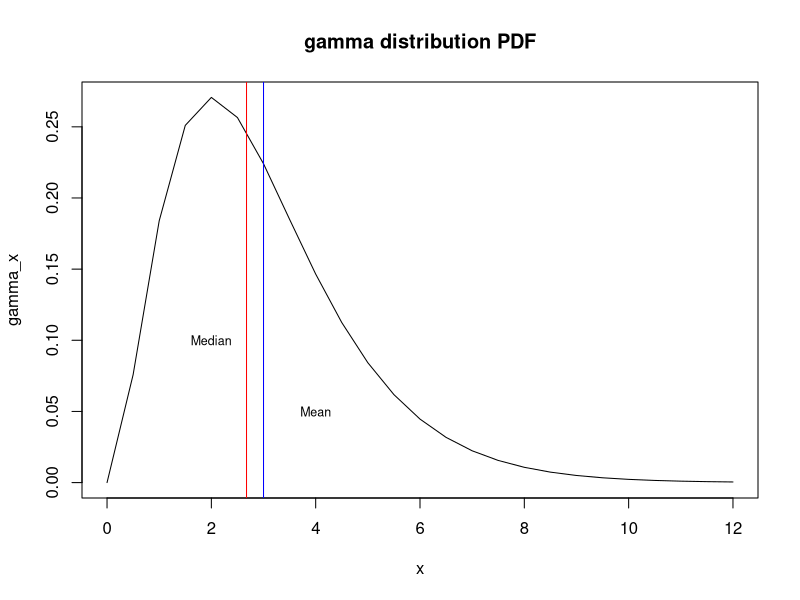
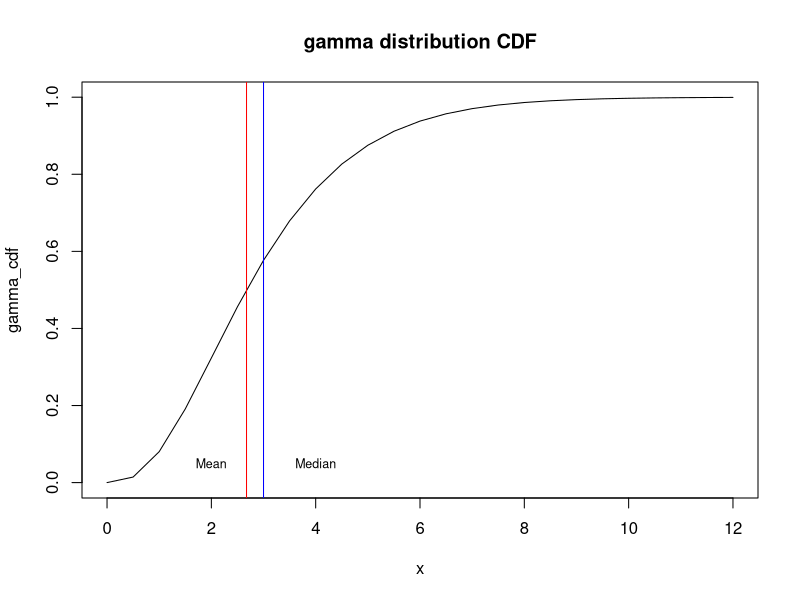
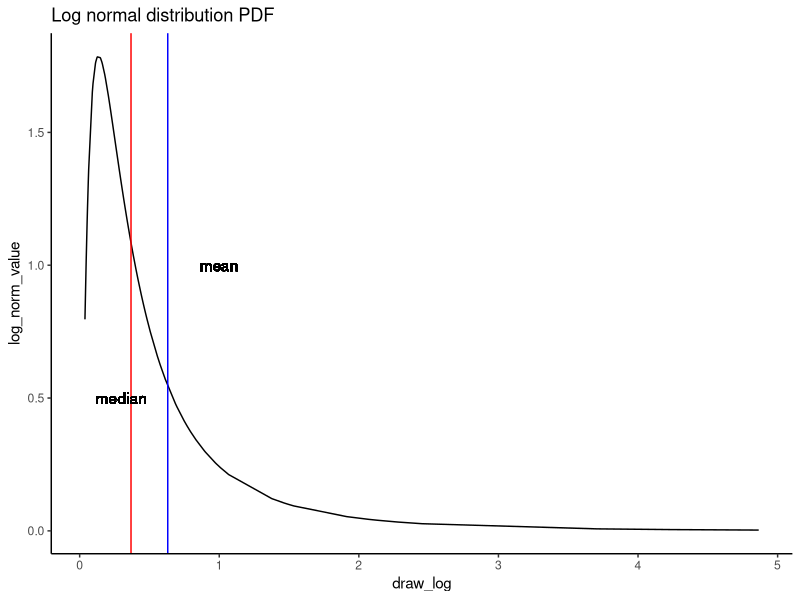
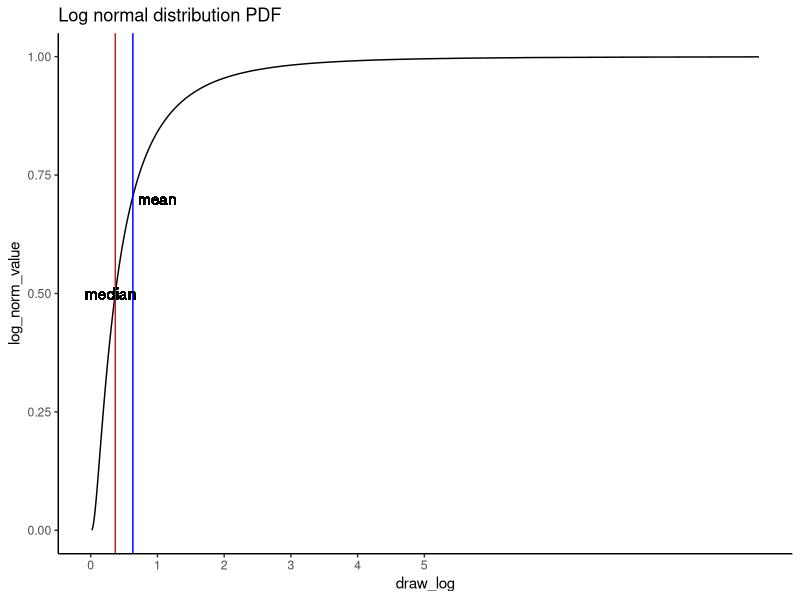
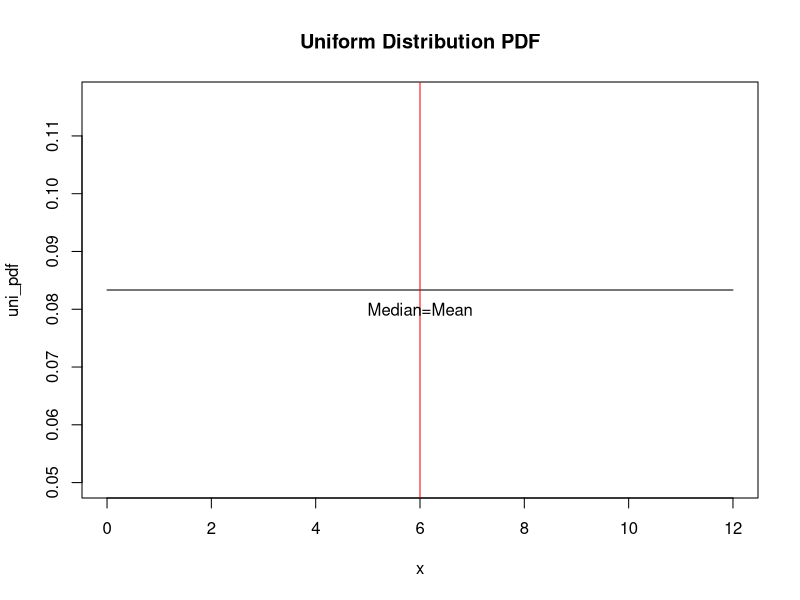
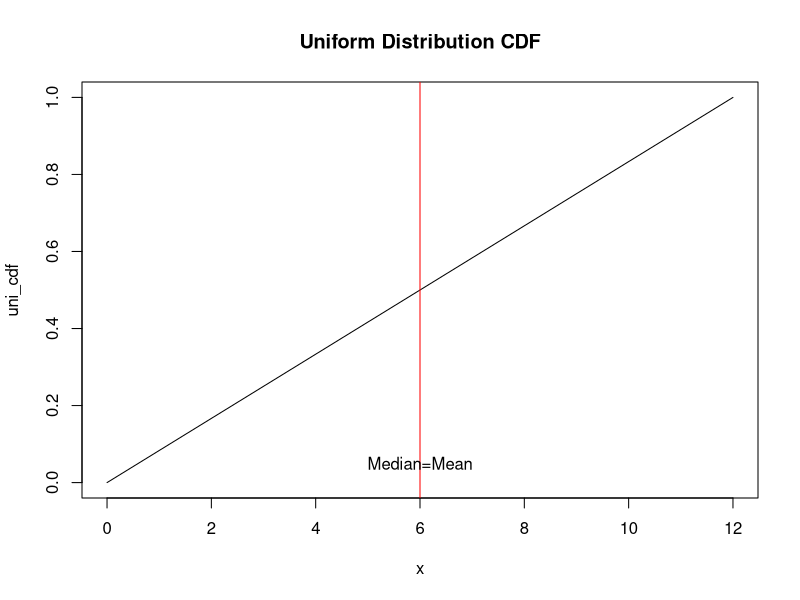
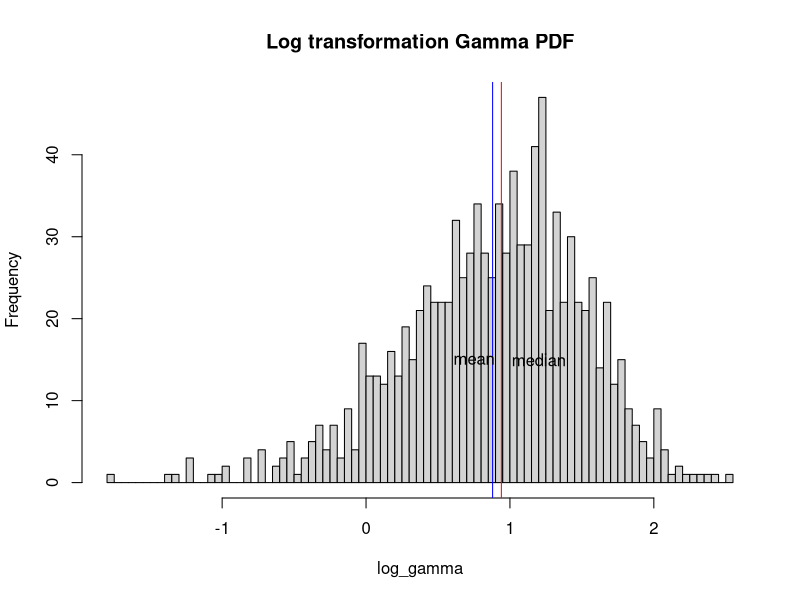
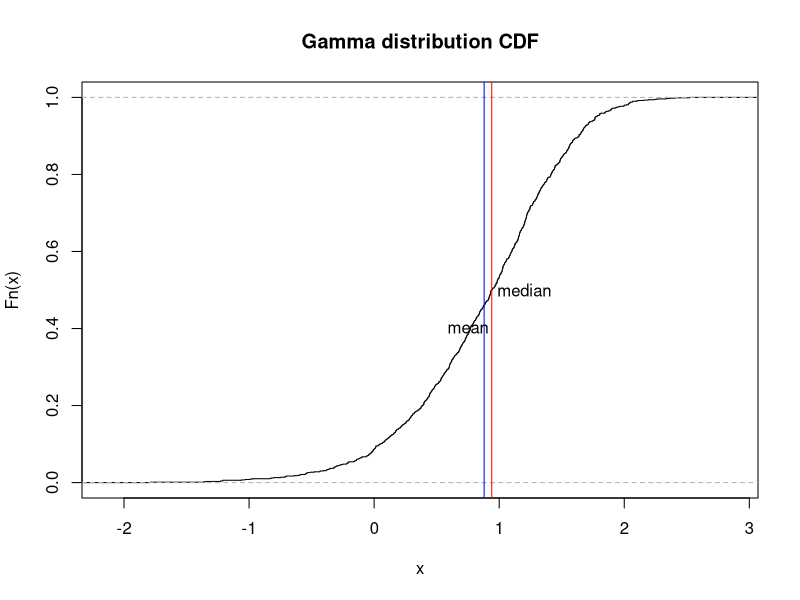

Reproduce these figures in R, in order.
## ---- chunk 1
library(ggplot2)
library(dplyr)
#set up x value
x<-seq(0,12,by=0.5)

#default value
shape<-3
scale<-1
x_mean<-shape*scale
x_median<-qgamma(0.5,shape,scale)

#pdf y value
gamma_x<-dgamma(x,shape,scale)

#Plot gamma distribution
plot(x,gamma_x,type='l',main='gamma distribution PDF')

#calculate mean
dgamma(x_mean,shape,scale)

#Mark mean in plot
abline(v=x_mean,col='blue')
text(4,0.05,'Mean',cex=0.75)

#calculate median

med_x<-dgamma(x_median,shape,scale)
med_x

#Mark median in plot
abline(v=x_median,col='red')
text(2,0.10,'Median',cex=0.75)


## ---- chunk 2
#cdf y value
gamma_cdf<-pgamma(x,shape,scale)

#calculate mean for cdf
pgamma(x_mean,shape,scale)

#plot cdf
plot(x,gamma_cdf,type='l',main='gamma distribution CDF')

#mark mean for cdf
abline(v=x_mean,col='blue')
text(2,0.05,'Mean',cex=0.75)

#calculate median for cdf
pgamma(x_median,shape,scale)

#mark median for cdf
abline(v=x_median,col='red')
text(4,0.05,'Median',cex=0.75)

## ---- chunk 3
#set up default value
set.seed(100)
meanlog<--1
sdlog<-1

#log normal distribution y value
draw_log<-rlnorm(n=100,meanlog,sdlog)
log_norm_value<-dlnorm(draw_log,meanlog,sdlog)
log_norm_df<-data.frame(draw_log,log_norm_value)

#x-intercept of mean and median
x_log_mean<-mean(draw_log)
x_log_median<-qlnorm(0.5,meanlog,sdlog)


#arrange dataframe
log_norm_df<-log_norm_df %>%
  arrange(by=draw_log) 


#plot log normal distribution PDF
ggplot(log_norm_df,aes(x=draw_log,y=log_norm_value))+geom_line()+geom_vline(xintercept = x_log_mean,col='blue' )+geom_vline(xintercept = x_log_median,col='red')+geom_text(aes(x=1,y=1),label='mean')+theme_classic()+geom_text(aes(x=0.3,label='median',y=0.5))+ggtitle("Log normal distribution PDF")

## ---- chunk 4
#log normal distribution y value CDF
draw_log<-rlnorm(n=1000,meanlog,sdlog)
log_norm_value<-plnorm(draw_log,meanlog,sdlog)
log_norm_df_cdf<-data.frame(draw_log,log_norm_value)


#arrange dataframe
log_norm_df_cdf<-log_norm_df_cdf %>%
  arrange(by=draw_log) 


#plot log normal distribution PDF
ggplot(log_norm_df_cdf,aes(x=draw_log,y=log_norm_value))+geom_line()+geom_vline(xintercept = x_log_mean,col='blue' )+geom_vline(xintercept = x_log_median,col='red')+geom_text(aes(x=1,y=0.7),label='mean')+theme_classic()+geom_text(aes(x=0.3,label='median',y=0.5))+ggtitle("Log normal distribution PDF")+scale_x_continuous(breaks=seq(0,5,1))
## ---- chunk 5
#set up default value
min<-0
max<-12

#create y value for uniform pdf
uni_pdf<-dunif(x,min,max)

#mean of uniform pdf
x_mean<-(min+max)/2

#plot unifrom PDF
plot(x,uni_pdf,type='s',main='Uniform Distribution PDF')

#Mark mean and median of PDF
abline(v=x_mean,col="red")
text(6,0.08,"Median=Mean")

## ---- chunk 6
#create y value for uniform pdf
uni_cdf<-punif(x,min,max)

#mean of uniform pdf
x_mean<-(min+max)/2

#plot uniform PDF
plot(x,uni_cdf,type='l',main='Uniform Distribution CDF')

#Mark mean and median of PDF
abline(v=x_mean,col="red")
text(6,0.05,"Median=Mean")

## ---- chunk 7
#generate gamma value
rand_gamma<-rgamma(1000,shape,scale)
log_gamma<-log(rand_gamma)

#find mean of log gamma
gamma_mean<-mean(log_gamma)

#find median of log gamma
gamma_median<-median(log_gamma)

#plot PDF for gamma distribution
hist(log_gamma,main='Log transformation Gamma PDF',breaks = 100)

#add mean and median
abline(v=gamma_mean,col='blue')
text(0.75,15,"mean")
abline(v=gamma_median,col="red")
text(1.2,15,"median")

## ---- chunk 8

#find mean of log gamma
gamma_mean<-mean(log_gamma)

#find median of log gamma
gamma_median<-median(log_gamma)

#plot PDF for gamma distribution
plot(ecdf(log_gamma),main="Gamma distribution CDF")

#add mean and median
abline(v=gamma_mean,col='blue')
text(0.75,0.4,"mean")
abline(v=gamma_median,col="red")
text(1.2,0.5,"median")
## ---- chunk 9
logg_normal<-log(draw_log)

#plot PDF for gamma distribution
hist(logg_normal,main="Log Normal transformation PDF",breaks=100)

#add mean and median
abline(v=mean(logg_normal),col='blue')
text(-0.8,10,"mean")
abline(v=median(logg_normal),col="red")
text(-1.5,10,"median")
## ---- chunk 10
#plot log transformation CDF
plot(ecdf(logg_normal),main="log transformation CDF")

#add mean and median
abline(v=mean(logg_normal),col='blue')
text(-0.7,0.5,"mean")
abline(v=median(logg_normal),col="red")
text(-1.5,0.5,"median")
## ---- chunk 11
#create log uniform distribution value
log_unif<-log(runif(1000,min,max))

#create pdf
hist(log_unif,breaks=100,main="Log Uniform transformation PDF")

#Mark Mean and Median
abline(v=mean(log_unif),col='blue')
text(1.1,20,"mean")
abline(v=median(log_unif),col="red")
text(2,20,"median")
## ---- chunk 12
#create CDF
plot(ecdf(log_unif),main="Uniform transformation CDF")

#add mean and median
abline(v=mean(log_unif),col='blue')
text(1,0.5,"mean")
abline(v=median(log_unif),col="red")
text(2.2,0.5,"median")
## ---- chunk 13
#Set up function
geo_mean<-function(x){
  geo<-exp(mean(log(x)))
  return(geo)
}

geo_rec<-rep(NA,1000)
ari_rec<-rep(NA,1000)

for (i in seq(1,1000)){
  gamma_list<-rgamma(100,shape,scale)
  geo_rec[i]<-geo_mean(gamma_list)
  ari_rec[i]<-mean(gamma_list)
}

#plot geometric mean and arithmetic mean
plot(geo_rec,ari_rec,main='Gamma Distribution Geo_mean & Ari_mean')
abline(lm(ari_rec~geo_rec),col="red")

#histogram of difference
gamma_diff<-geo_rec-ari_rec
hist(gamma_diff,breaks=100,main="Gamma-Difference of Mean")
## ---- chunk 14

geo_rec_1<-rep(NA,1000)
ari_rec_1<-rep(NA,1000)

for (i in seq(1,1000)){
  lognorm_list<-rlnorm(100,meanlog,sdlog)
  geo_rec_1[i]<-geo_mean(lognorm_list)
  ari_rec_1[i]<-mean(lognorm_list)
}

#plot geometric mean and arithmetic mean
plot(geo_rec_1,ari_rec_1,main='Log Normal Distribution Geo_mean & Ari_mean')
abline(lm(ari_rec_1~geo_rec_1),col="red")

#histogram of difference
lognorm_diff<-geo_rec_1-ari_rec_1
hist(lognorm_diff,breaks=100,main="Log Normal-Difference of Mean")
## ---- chunk 15
geo_rec_2<-rep(NA,1000)
ari_rec_2<-rep(NA,1000)

for (i in seq(1,1000)){
  uni_list<-runif(100,min,max)
  geo_rec_2[i]<-geo_mean(uni_list)
  ari_rec_2[i]<-mean(uni_list)
}

#plot geometric mean and arithmetic mean
plot(geo_rec_2,ari_rec_2,main='Uniform Distribution Geo_mean & Ari_mean')
abline(lm(ari_rec_2~geo_rec_2),col="red")

#histogram of difference
unif_diff<-geo_rec_2-ari_rec_2
hist(unif_diff,breaks=100,main="Uniform-Difference of Mean")
## ---- chunk 16
rec_1<-rep(NA,1000)
rec_2<-rep(NA,1000)



for (i in seq(1,1000)){
  uni_list<-runif(100,0,10)
  rec_1[i]<-mean(log(uni_list))
  rec_2[i]<-log(mean(uni_list))
}

#plot geometric mean and arithmetic mean
plot(rec_1,rec_2,main='E(Log(X)) VS Log(E(X))')
abline(lm(rec_2~rec_1),col="red")

#histogram of difference
rec_diff<-rec_1-rec_2
hist(rec_diff,breaks=100,main="Histogram E(Log(X)) VS Log(E(X))")
